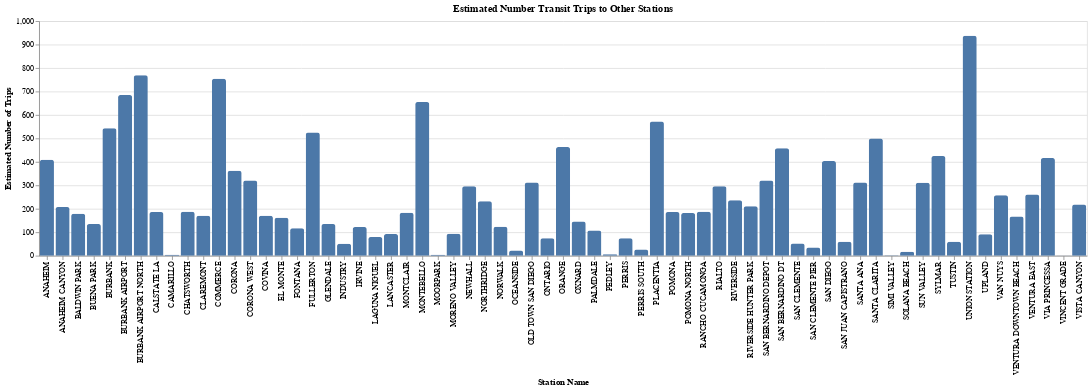

The notebook cell saved with this chart:
### Code cell
alt.Chart(summary_rename).mark_bar(
    cornerRadiusTopLeft=3, cornerRadiusTopRight=3
).encode(
    x=alt.X("station_name:O", title="Station Name"),
    y=alt.Y(
        "Number Transit Trips to Other Stations:Q", title="Estimated Number of Trips"
    ),
).properties(
    title="Estimated Number Transit Trips to Other Stations"
)

### Figure 1 — Vega-Lite specification as saved in the notebook (floating-point values rounded to 4 significant figures)
{"config": {"view": {"continuousWidth": 300, "continuousHeight": 300}}, "data": {"name": "data-385ff254a99e68c81d19fc0cd2899a94"}, "mark": {"type": "bar", "cornerRadiusTopLeft": 3, "cornerRadiusTopRight": 3}, "encoding": {"x": {"field": "station_name", "title": "Station Name", "type": "ordinal"}, "y": {"field": "Number Transit Trips to Other Stations", "title": "Estimated Number of Trips", "type": "quantitative"}}, "title": "Estimated Number Transit Trips to Other Stations", "$schema": "https://vega.github.io/schema/vega-lite/v5.20.1.json", "datasets": {"data-385ff254a99e68c81d19fc0cd2899a94": [{"station_name": "UNION STATION", "Number Transit Trips to Other Stations": 938, "Number Auto Trips to Other Stations": 10339, "Pct Auto Trips to Other Stations": 0.5542, "Pct Transit Trips to Other Stations": 0.05028}, {"station_name": "MONTEBELLO", "Number Transit Trips to Other Stations": 655, "Number Auto Trips to Other Stations": 22560, "Pct Auto Trips to Other Stations": 0.5257, "Pct Transit Trips to Other Stations": 0.01526}, {"station_name": "INDUSTRY", "Number Transit Trips to Other Stations": 51, "Number Auto Trips to Other Stations": 5436, "Pct Auto Trips to Other Stations": 0.633, "Pct Transit Trips to Other Stations": 0.005939}, {"station_name": "POMONA", "Number Transit Trips to Other Stations": 186, "Number Auto Trips to Other Stations": 10982, "Pct Auto Trips to Other Stations": 0.5645, "Pct Transit Trips to Other Stations": 0.009561}, {"station_name": "ONTARIO", "Number Transit Trips to Other Stations": 74, "Number Auto Trips to Other Stations": 35456, "Pct Auto Trips to Other Stations": 0.5573, "Pct Transit Trips to Other Stations": 0.001163}, {"station_name": "PEDLEY", "Number Transit Trips to Other Stations": 6, "Number Auto Trips to Other Stations": 5720, "Pct Auto Trips to Other Stations": 0.6711, "Pct Transit Trips to Other Stations": 0.000704}, {"station_name": "RIVERSIDE", "Number Transit Trips to Other Stations": 236, "Number Auto Trips to Other Stations": 19783, "Pct Auto Trips to Other Stations": 0.6364, "Pct Transit Trips to Other Stations": 0.007592}, {"station_name": "CALSTATE LA", "Number Transit Trips to Other Stations": 186, "Number Auto Trips to Other Stations": 6282, "Pct Auto Trips to Other Stations": 0.665, "Pct Transit Trips to Other Stations": 0.01969}, {"station_name": "EL MONTE", "Number Transit Trips to Other Stations": 162, "Number Auto Trips to Other Stations": 6596, "Pct Auto Trips to Other Stations": 0.7271, "Pct Transit Trips to Other Stations": 0.01786}, {"station_name": "BALDWIN PARK", "Number Transit Trips to Other Stations": 179, "Number Auto Trips to Other Stations": 7330, "Pct Auto Trips to Other Stations": 0.6964, "Pct Transit Trips to Other Stations": 0.01701}, {"station_name": "COVINA", "Number Transit Trips to Other Stations": 170, "Number Auto Trips to Other Stations": 6682, "Pct Auto Trips to Other Stations": 0.7051, "Pct Transit Trips to Other Stations": 0.01794}, {"station_name": "POMONA NORTH", "Number Transit Trips to Other Stations": 182, "Number Auto Trips to Other Stations": 18914, "Pct Auto Trips to Other Stations": 0.5896, "Pct Transit Trips to Other Stations": 0.005673}, {"station_name": "FONTANA", "Number Transit Trips to Other Stations": 117, "Number Auto Trips to Other Stations": 11961, "Pct Auto Trips to Other Stations": 0.6619, "Pct Transit Trips to Other Stations": 0.006474}, {"station_name": "CLAREMONT", "Number Transit Trips to Other Stations": 170, "Number Auto Trips to Other Stations": 42803, "Pct Auto Trips to Other Stations": 0.5413, "Pct Transit Trips to Other Stations": 0.00215}, {"station_name": "MONTCLAIR", "Number Transit Trips to Other Stations": 183, "Number Auto Trips to Other Stations": 43704, "Pct Auto Trips to Other Stations": 0.5622, "Pct Transit Trips to Other Stations": 0.002354}, {"station_name": "UPLAND", "Number Transit Trips to Other Stations": 92, "Number Auto Trips to Other Stations": 11393, "Pct Auto Trips to Other Stations": 0.6578, "Pct Transit Trips to Other Stations": 0.005311}, {"station_name": "RANCHO CUCAMONGA", "Number Transit Trips to Other Stations": 187, "Number Auto Trips to Other Stations": 41060, "Pct Auto Trips to Other Stations": 0.5707, "Pct Transit Trips to Other Stations": 0.002599}, {"station_name": "RIALTO", "Number Transit Trips to Other Stations": 296, "Number Auto Trips to Other Stations": 44283, "Pct Auto Trips to Other Stations": 0.613, "Pct Transit Trips to Other Stations": 0.004097}, {"station_name": "SAN BERNARDINO DEPOT", "Number Transit Trips to Other Stations": 321, "Number Auto Trips to Other Stations": 25349, "Pct Auto Trips to Other Stations": 0.5921, "Pct Transit Trips to Other Stations": 0.007498}, {"station_name": "SAN BERNARDINO DT", "Number Transit Trips to Other Stations": 458, "Number Auto Trips to Other Stations": 44902, "Pct Auto Trips to Other Stations": 0.58, "Pct Transit Trips to Other Stations": 0.005916}, {"station_name": "SIMI VALLEY", "Number Transit Trips to Other Stations": 2, "Number Auto Trips to Other Stations": 4416, "Pct Auto Trips to Other Stations": 0.6319, "Pct Transit Trips to Other Stations": 0.0002862}, {"station_name": "BURBANK AIRPORT", "Number Transit Trips to Other Stations": 685, "Number Auto Trips to Other Stations": 29153, "Pct Auto Trips to Other Stations": 0.5778, "Pct Transit Trips to Other Stations": 0.01358}, {"station_name": "OXNARD", "Number Transit Trips to Other Stations": 146, "Number Auto Trips to Other Stations": 10576, "Pct Auto Trips to Other Stations": 0.6163, "Pct Transit Trips to Other Stations": 0.008508}, {"station_name": "CAMARILLO", "Number Transit Trips to Other Stations": 4, "Number Auto Trips to Other Stations": 9131, "Pct Auto Trips to Other Stations": 0.6934, "Pct Transit Trips to Other Stations": 0.0003038}, {"station_name": "MOORPARK", "Number Transit Trips to Other Stations": 4, "Number Auto Trips to Other Stations": 3572, "Pct Auto Trips to Other Stations": 0.696, "Pct Transit Trips to Other Stations": 0.0007794}, {"station_name": "CHATSWORTH", "Number Transit Trips to Other Stations": 187, "Number Auto Trips to Other Stations": 10749, "Pct Auto Trips to Other Stations": 0.6656, "Pct Transit Trips to Other Stations": 0.01158}, {"station_name": "NORTHRIDGE", "Number Transit Trips to Other Stations": 232, "Number Auto Trips to Other Stations": 11307, "Pct Auto Trips to Other Stations": 0.6931, "Pct Transit Trips to Other Stations": 0.01422}, {"station_name": "VAN NUYS", "Number Transit Trips to Other Stations": 258, "Number Auto Trips to Other Stations": 8081, "Pct Auto Trips to Other Stations": 0.7493, "Pct Transit Trips to Other Stations": 0.02392}, {"station_name": "BURBANK", "Number Transit Trips to Other Stations": 543, "Number Auto Trips to Other Stations": 27815, "Pct Auto Trips to Other Stations": 0.5999, "Pct Transit Trips to Other Stations": 0.01171}, {"station_name": "GLENDALE", "Number Transit Trips to Other Stations": 135, "Number Auto Trips to Other Stations": 3700, "Pct Auto Trips to Other Stations": 0.5713, "Pct Transit Trips to Other Stations": 0.02085}, {"station_name": "COMMERCE", "Number Transit Trips to Other Stations": 754, "Number Auto Trips to Other Stations": 23246, "Pct Auto Trips to Other Stations": 0.4975, "Pct Transit Trips to Other Stations": 0.01614}, {"station_name": "NORWALK", "Number Transit Trips to Other Stations": 123, "Number Auto Trips to Other Stations": 6934, "Pct Auto Trips to Other Stations": 0.4702, "Pct Transit Trips to Other Stations": 0.008341}, {"station_name": "BUENA PARK", "Number Transit Trips to Other Stations": 135, "Number Auto Trips to Other Stations": 7157, "Pct Auto Trips to Other Stations": 0.735, "Pct Transit Trips to Other Stations": 0.01386}, {"station_name": "FULLERTON", "Number Transit Trips to Other Stations": 525, "Number Auto Trips to Other Stations": 30681, "Pct Auto Trips to Other Stations": 0.5748, "Pct Transit Trips to Other Stations": 0.009835}, {"station_name": "ANAHEIM", "Number Transit Trips to Other Stations": 409, "Number Auto Trips to Other Stations": 25252, "Pct Auto Trips to Other Stations": 0.5972, "Pct Transit Trips to Other Stations": 0.009672}, {"station_name": "ORANGE", "Number Transit Trips to Other Stations": 463, "Number Auto Trips to Other Stations": 23649, "Pct Auto Trips to Other Stations": 0.6399, "Pct Transit Trips to Other Stations": 0.01253}, {"station_name": "SANTA ANA", "Number Transit Trips to Other Stations": 312, "Number Auto Trips to Other Stations": 12090, "Pct Auto Trips to Other Stations": 0.6949, "Pct Transit Trips to Other Stations": 0.01793}, {"station_name": "TUSTIN", "Number Transit Trips to Other Stations": 60, "Number Auto Trips to Other Stations": 9389, "Pct Auto Trips to Other Stations": 0.7598, "Pct Transit Trips to Other Stations": 0.004856}, {"station_name": "IRVINE", "Number Transit Trips to Other Stations": 122, "Number Auto Trips to Other Stations": 12569, "Pct Auto Trips to Other Stations": 0.6456, "Pct Transit Trips to Other Stations": 0.006267}, {"station_name": "LAGUNA NIGUEL", "Number Transit Trips to Other Stations": 80, "Number Auto Trips to Other Stations": 11188, "Pct Auto Trips to Other Stations": 0.7669, "Pct Transit Trips to Other Stations": 0.005484}, {"station_name": "SAN JUAN CAPISTRANO", "Number Transit Trips to Other Stations": 60, "Number Auto Trips to Other Stations": 6392, "Pct Auto Trips to Other Stations": 0.7183, "Pct Transit Trips to Other Stations": 0.006742}, {"station_name": "SAN CLEMENTE", "Number Transit Trips to Other Stations": 52, "Number Auto Trips to Other Stations": 10035, "Pct Auto Trips to Other Stations": 0.6408, "Pct Transit Trips to Other Stations": 0.003321}, {"station_name": "SAN CLEMENTE PIER", "Number Transit Trips to Other Stations": 35, "Number Auto Trips to Other Stations": 9926, "Pct Auto Trips to Other Stations": 0.6615, "Pct Transit Trips to Other Stations": 0.002333}, {"station_name": "OCEANSIDE", "Number Transit Trips to Other Stations": 22, "Number Auto Trips to Other Stations": 358, "Pct Auto Trips to Other Stations": 0.5304, "Pct Transit Trips to Other Stations": 0.03259}, {"station_name": "SOLANA BEACH", "Number Transit Trips to Other Stations": 17, "Number Auto Trips to Other Stations": 548, "Pct Auto Trips to Other Stations": 0.6902, "Pct Transit Trips to Other Stations": 0.02141}, {"station_name": "SAN DIEGO", "Number Transit Trips to Other Stations": 404, "Number Auto Trips to Other Stations": 2648, "Pct Auto Trips to Other Stations": 0.6009, "Pct Transit Trips to Other Stations": 0.09167}, {"station_name": "OLD TOWN SAN DIEGO", "Number Transit Trips to Other Stations": 312, "Number Auto Trips to Other Stations": 2074, "Pct Auto Trips to Other Stations": 0.608, "Pct Transit Trips to Other Stations": 0.09147}, {"station_name": "CORONA", "Number Transit Trips to Other Stations": 362, "Number Auto Trips to Other Stations": 31513, "Pct Auto Trips to Other Stations": 0.5938, "Pct Transit Trips to Other Stations": 0.006821}, {"station_name": "CORONA WEST", "Number Transit Trips to Other Stations": 321, "Number Auto Trips to Other Stations": 29074, "Pct Auto Trips to Other Stations": 0.6149, "Pct Transit Trips to Other Stations": 0.006788}, {"station_name": "MORENO VALLEY", "Number Transit Trips to Other Stations": 94, "Number Auto Trips to Other Stations": 10696, "Pct Auto Trips to Other Stations": 0.5584, "Pct Transit Trips to Other Stations": 0.004908}, {"station_name": "PERRIS SOUTH", "Number Transit Trips to Other Stations": 27, "Number Auto Trips to Other Stations": 11149, "Pct Auto Trips to Other Stations": 0.5376, "Pct Transit Trips to Other Stations": 0.001302}, {"station_name": "PERRIS", "Number Transit Trips to Other Stations": 74, "Number Auto Trips to Other Stations": 12885, "Pct Auto Trips to Other Stations": 0.5438, "Pct Transit Trips to Other Stations": 0.003123}, {"station_name": "PLACENTIA", "Number Transit Trips to Other Stations": 572, "Number Auto Trips to Other Stations": 46257, "Pct Auto Trips to Other Stations": 0.5488, "Pct Transit Trips to Other Stations": 0.006786}, {"station_name": "RIVERSIDE HUNTER PARK", "Number Transit Trips to Other Stations": 211, "Number Auto Trips to Other Stations": 25683, "Pct Auto Trips to Other Stations": 0.5808, "Pct Transit Trips to Other Stations": 0.004772}, {"station_name": "BURBANK AIRPORT NORTH", "Number Transit Trips to Other Stations": 769, "Number Auto Trips to Other Stations": 42291, "Pct Auto Trips to Other Stations": 0.547, "Pct Transit Trips to Other Stations": 0.009947}, {"station_name": "LANCASTER", "Number Transit Trips to Other Stations": 93, "Number Auto Trips to Other Stations": 8545, "Pct Auto Trips to Other Stations": 0.6069, "Pct Transit Trips to Other Stations": 0.006605}, {"station_name": "NEWHALL", "Number Transit Trips to Other Stations": 296, "Number Auto Trips to Other Stations": 20629, "Pct Auto Trips to Other Stations": 0.7189, "Pct Transit Trips to Other Stations": 0.01031}, {"station_name": "PALMDALE", "Number Transit Trips to Other Stations": 107, "Number Auto Trips to Other Stations": 12274, "Pct Auto Trips to Other Stations": 0.6317, "Pct Transit Trips to Other Stations": 0.005507}, {"station_name": "SANTA CLARITA", "Number Transit Trips to Other Stations": 500, "Number Auto Trips to Other Stations": 45576, "Pct Auto Trips to Other Stations": 0.703, "Pct Transit Trips to Other Stations": 0.007712}, {"station_name": "SUN VALLEY", "Number Transit Trips to Other Stations": 311, "Number Auto Trips to Other Stations": 15307, "Pct Auto Trips to Other Stations": 0.5723, "Pct Transit Trips to Other Stations": 0.01163}, {"station_name": "SYLMAR", "Number Transit Trips to Other Stations": 425, "Number Auto Trips to Other Stations": 12165, "Pct Auto Trips to Other Stations": 0.6212, "Pct Transit Trips to Other Stations": 0.0217}, {"station_name": "VIA PRINCESSA", "Number Transit Trips to Other Stations": 416, "Number Auto Trips to Other Stations": 39914, "Pct Auto Trips to Other Stations": 0.6024, "Pct Transit Trips to Other Stations": 0.006279}, {"station_name": "VINCENT GRADE", "Number Transit Trips to Other Stations": 1, "Number Auto Trips to Other Stations": 3532, "Pct Auto Trips to Other Stations": 0.5344, "Pct Transit Trips to Other Stations": 0.0001513}, {"station_name": "VISTA CANYON", "Number Transit Trips to Other Stations": 218, "Number Auto Trips to Other Stations": 24929, "Pct Auto Trips to Other Stations": 0.6459, "Pct Transit Trips to Other Stations": 0.005648}, {"station_name": "ANAHEIM CANYON", "Number Transit Trips to Other Stations": 208, "Number Auto Trips to Other Stations": 26235, "Pct Auto Trips to Other Stations": 0.5638, "Pct Transit Trips to Other Stations": 0.00447}, {"station_name": "VENTURA EAST", "Number Transit Trips to Other Stations": 261, "Number Auto Trips to Other Stations": 22712, "Pct Auto Trips to Other Stations": 0.6325, "Pct Transit Trips to Other Stations": 0.007268}, {"station_name": "VENTURA DOWNTOWN BEACH", "Number Transit Trips to Other Stations": 167, "Number Auto Trips to Other Stations": 14655, "Pct Auto Trips to Other Stations": 0.6338, "Pct Transit Trips to Other Stations": 0.007222}]}}
